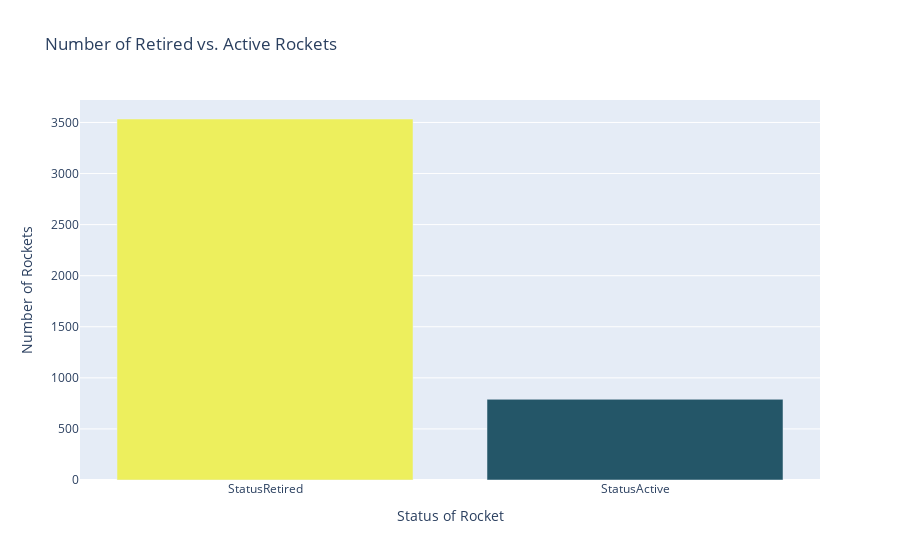

Here is the notebook cell this chart was saved with:
### Code cell
v_bar = px.bar(
        x = status_rocket_counts.index,
        y = status_rocket_counts.values,
        color = status_rocket_counts.values,
        color_continuous_scale='Aggrnyl',
        title='Number of Retired vs. Active Rockets')

v_bar.update_layout(xaxis_title='Status of Rocket', 
                    coloraxis_showscale=False,
                    yaxis_title='Number of Rockets')
v_bar.show()

### Figure 1 — Plotly figure (JSON) as saved in the notebook; plotly's stock layout.template omitted (floating-point values rounded to 4 significant figures)
{"data": [{"alignmentgroup": "True", "hovertemplate": "x=%{x}<br>y=%{y}<br>color=%{marker.color}<extra></extra>", "legendgroup": "", "marker": {"color": [3534, 790], "coloraxis": "coloraxis", "pattern": {"shape": ""}}, "name": "", "offsetgroup": "", "orientation": "v", "showlegend": false, "textposition": "auto", "type": "bar", "x": ["StatusRetired", "StatusActive"], "xaxis": "x", "y": [3534, 790], "yaxis": "y"}], "layout": {"barmode": "relative", "coloraxis": {"colorbar": {"title": {"text": "color"}}, "colorscale": [[0, "rgb(36, 86, 104)"], [0.1667, "rgb(15, 114, 121)"], [0.3333, "rgb(13, 143, 129)"], [0.5, "rgb(57, 171, 126)"], [0.6667, "rgb(110, 197, 116)"], [0.8333, "rgb(169, 220, 103)"], [1, "rgb(237, 239, 93)"]], "showscale": false}, "legend": {"tracegroupgap": 0}, "title": {"text": "Number of Retired vs. Active Rockets"}, "xaxis": {"anchor": "y", "domain": [0, 1], "title": {"text": "Status of Rocket"}}, "yaxis": {"anchor": "x", "domain": [0, 1], "title": {"text": "Number of Rockets"}}}}
